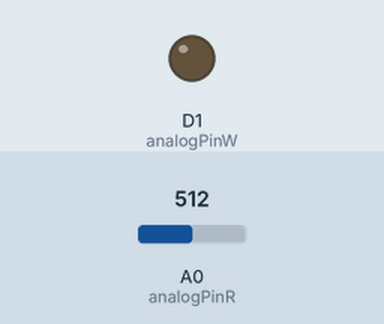
A sketch run on a simulated ESP8266 (NodeMCU). On the bench: output pins drawn as LEDs (lit = HIGH). Inputs (shaded band) come from the test bench; at power-on: A0 (analogPinR) = 512. What the sketch prints to the serial monitor is not drawn.

Above: at 1.2 s.
1.3 s: A0 (analogPinR) set to 586
2.8 s: A0 (analogPinR) set to 615
At 4.05 s:
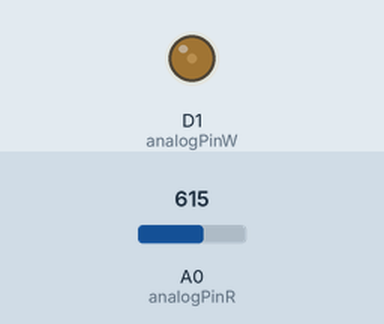
At 8.8 s:
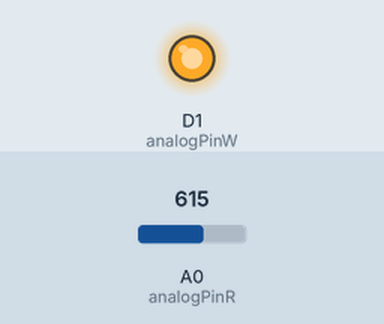
Timing chart, 0 to 10.3 s (numbered marks = the images above; inputs shaded):
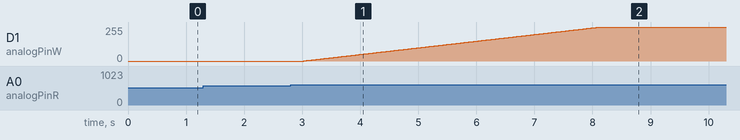

The sketch:

sancerLight1.ino
```cpp
#define analogPinR A0
#define analogPinW D1
#define brightTreshold 600
#define fadeStage 5//times to fade out
#define PWMRANGE 1023
#define Keep 10//hold the stage


int fadeDelay = 5;
int stageDelay = 500;
int cb;//currentBrightness
int tb;//targetBrightness
int ab, sb;
int a, b, c, k, gap, esb;
void setup() {
  Serial.begin(9600);
  b = 0;
  cb = 0;
  tb = 0;
  k = 0;
  esb = int(PWMRANGE / fadeStage);


}

void loop() {
  if(k > 0){
    k--;
  }else{
    anaHum();
    }
  if(tb > cb){
      lightUp();
    }else if(tb < cb){
      lightDown();
      }
  Serial.println("_");
  Serial.println("analog__tb__cb__k__b");
  Serial.print(analogRead(analogPinR));
  Serial.print(",");
  Serial.print(tb);
  Serial.print(",");
  Serial.print(cb);
  Serial.print(",");
  Serial.print(k);
  Serial.print(",");
  Serial.print(b);
  delay(stageDelay);
}
void anaHum(){
  if(analogRead(analogPinR) >= brightTreshold){
      tb = fadeStage;
      k = 0;
    }else{
      if(tb <= 0){
        tb = 0;
      }else{
        tb--;
      }
    }
  }

void lightUp(){
    Serial.print("fading...");
    gap = tb - cb;
    for(a = gap; a > 0; a--){
      for(c = esb; c > 0; c--){
        b++;
        if(b >= PWMRANGE){b = PWMRANGE;}
        analogWrite(analogPinW, b);
        delay(fadeDelay);
      }
    }
    cb = tb;
    k = Keep;
  }

void lightDown(){
    Serial.print("fading...");
    gap = cb - tb;
    for(a = gap; a > 0; a--){
      for(c = esb; c > 0; c--){
        b--;
        if(b <= 0){b = 0;}
        analogWrite(analogPinW, b);
        delay(fadeDelay);
      }
    if(a == 1 && tb == 0 && b > 0){a++;}
    }
    cb = tb;
    k = Keep;
  }
```

Measured:
- the behaviour switches between 599 and 600 on A0 (analogPinR) (found by bisection; images 0 and 1)
- after the input at 1.3 s, every drawn part: stays the same
- after the input at 2.8 s, D1 (analogPinW): moves from 0/255 to 254/255 over 5.1 s, starting after 0.22 s
